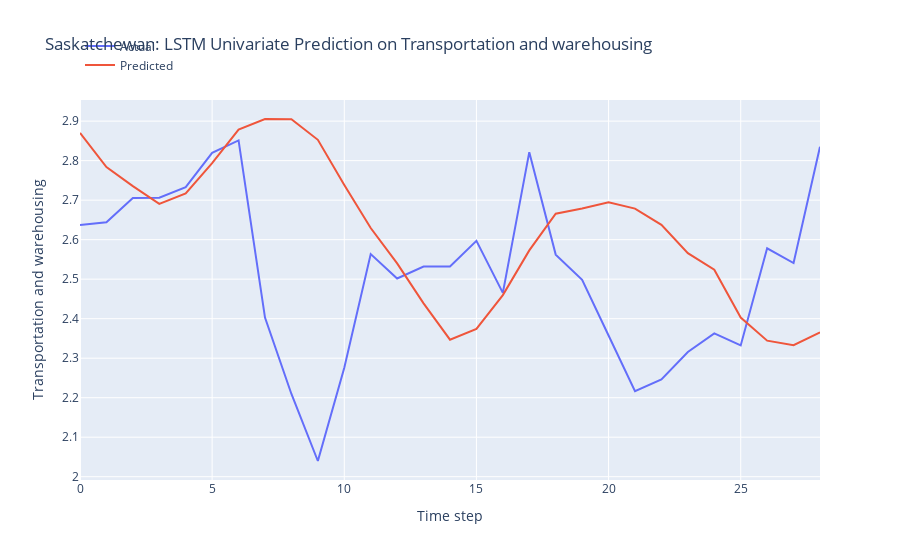

Write notebook code for a chart like this one.
### Markdown cell above
LSTM Model Development

### Code cell
n_features = 1
X_train = X_train.reshape(X_train.shape[0], X_train.shape[1], n_features)

# define model
model = Sequential()
model.add(LSTM(50, activation='relu', input_shape=(n_steps, n_features)))
model.add(Dense(1))

# model = Sequential()
# model.add(LSTM(100, activation='relu', input_shape=(n_steps, n_features), kernel_regularizer=L2(0.001), return_sequences=True))
# model.add(LSTM(50, activation='relu', kernel_regularizer=L2(0.01)))
# model.add(Dense(1))

def r_squared(y_true, y_pred):
    SS_res =  K.sum(K.square(y_true - y_pred)) 
    SS_tot = K.sum(K.square(y_true - K.mean(y_true))) 
    return ( 1 - SS_res/(SS_tot + K.epsilon()) )

# Compile the model
model.compile(optimizer='adam', 
              loss='mse',
              metrics=[r_squared])

early_stopping = EarlyStopping(monitor='loss', patience=5, restore_best_weights=True)

# fit model
history = model.fit(X_train, y_train, 
          epochs = 20,
          batch_size = 32,
          verbose = 0,
          callbacks=[early_stopping])

# Obtain the MSE and R-squared from the last epoch
last_epoch_mse = history.history['loss'][-1]
last_epoch_r_squared = history.history['r_squared'][-1]

# Print the MSE and R-squared
print("Mean Squared Error (MSE) from the last epoch:", last_epoch_mse)
print("R-squared from the last epoch:", last_epoch_r_squared)

# plot loss and r2 score
plt.figure(figsize=(10, 6))

# Plot train loss
plt.plot(history.history['loss'], label='Train Loss')

# Plot train R-squared score
plt.plot(history.history['r_squared'], label='Train R2')

plt.title('Model Training Loss and R-squared Score')
plt.xlabel('Epochs')
plt.ylabel('Value')
plt.legend()
plt.grid(True)
plt.show()

# Evaluate the model
loss = model.evaluate(X_test, y_test)
print("MSE and R_squared:", loss)

# make prediction on test data
X_test = X_test.reshape(X_test.shape[0], X_test.shape[1], n_features)
y_pred = model.predict(X_test)

# Print the first 5 predictions and actual values
print("Predictions:")
flattened_predictions = [pred[0] for pred in y_pred[:10]]
print(flattened_predictions)
# print(y_pred[:10].tolist())
print("Actual values:")
rounded_actual_values = [round(value, len(str(prediction).split('.')[1])) for value, prediction in zip(y_test[:10], flattened_predictions)]
print(rounded_actual_values)

# plot the actual and predicted values for test data
trace1 = go.Scatter(x=np.arange(len(y_test)), y=y_test.flatten(), mode='lines', name='Actual')
trace2 = go.Scatter(x=np.arange(len(y_pred)), y=y_pred.flatten(), mode='lines', name='Predicted')

# Create layout
layout = go.Layout(
    title='Saskatchewan: LSTM Univariate Prediction on Transportation and warehousing',
    xaxis=dict(title='Time step'),
    yaxis=dict(title='Transportation and warehousing'),
    legend=dict(x=0, y=1.18)
)

# Create figure
fig = go.Figure(data=[trace1, trace2], layout=layout)

# Show plot
fig.show()

### Figure 1 — Plotly figure (JSON) as saved in the notebook; plotly's stock layout.template omitted (floating-point values rounded to 4 significant figures)
{"data": [{"mode": "lines", "name": "Actual", "type": "scatter", "x": [0, 1, 2, 3, 4, 5, 6, 7, 8, 9, 10, 11, 12, 13, 14, 15, 16, 17, 18, 19, 20, 21, 22, 23, 24, 25, 26, 27, 28], "y": [2.637, 2.644, 2.706, 2.706, 2.733, 2.82, 2.851, 2.403, 2.209, 2.04, 2.276, 2.564, 2.502, 2.532, 2.532, 2.597, 2.465, 2.821, 2.562, 2.498, 2.357, 2.217, 2.246, 2.316, 2.363, 2.332, 2.578, 2.541, 2.835]}, {"mode": "lines", "name": "Predicted", "type": "scatter", "x": [0, 1, 2, 3, 4, 5, 6, 7, 8, 9, 10, 11, 12, 13, 14, 15, 16, 17, 18, 19, 20, 21, 22, 23, 24, 25, 26, 27, 28], "y": [2.87, 2.784, 2.735, 2.69, 2.717, 2.794, 2.879, 2.905, 2.905, 2.853, 2.738, 2.63, 2.54, 2.439, 2.347, 2.374, 2.46, 2.573, 2.666, 2.679, 2.695, 2.679, 2.637, 2.566, 2.524, 2.403, 2.344, 2.333, 2.366]}], "layout": {"legend": {"x": 0, "y": 1.18}, "title": {"text": "Saskatchewan: LSTM Univariate Prediction on Transportation and warehousing"}, "xaxis": {"title": {"text": "Time step"}}, "yaxis": {"title": {"text": "Transportation and warehousing"}}}}
